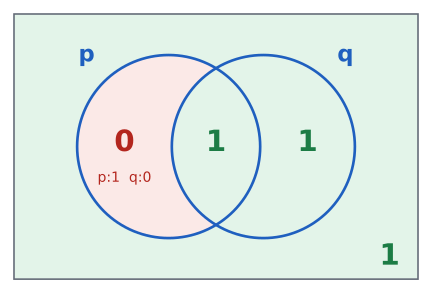

Source code (Python):
import sys; sys.path.insert(0, "tools")
from cizim import *
from matplotlib.path import Path

# p ⇒ q ≡ p' ∨ q: yalnızca "p var, q yok" bölgesi yanlış (0), geri kalan her yer doğru (1).
fig, ax = sekil(5.6, 3.9)
ax.axis("off"); ax.set_aspect("equal")
ax.add_patch(patches.Rectangle((-3.2, -2.1), 6.4, 4.2, facecolor=YESIL_ACIK, edgecolor=SOLUK, lw=1.2))
cp, cq, r = (-0.75, 0), (0.75, 0), 1.45
# yalnız p bölgesi: p dairesi, q dairesi dışarıda kalacak şekilde kırmızıya boyanır
ax.add_patch(patches.Circle(cp, r, facecolor=KIRMIZI_ACIK, edgecolor="none"))
ax.add_patch(patches.Circle(cq, r, facecolor=YESIL_ACIK, edgecolor="none"))
ax.add_patch(patches.Circle(cp, r, facecolor="none", edgecolor=MAVI, lw=2))
ax.add_patch(patches.Circle(cq, r, facecolor="none", edgecolor=MAVI, lw=2))
ax.text(-2.05, 1.35, "p", fontsize=17, color=MAVI, fontweight="bold", ha="center")
ax.text(2.05, 1.35, "q", fontsize=17, color=MAVI, fontweight="bold", ha="center")
ax.text(-1.45, 0.05, "0", fontsize=22, color=KIRMIZI, fontweight="bold", ha="center", va="center")
ax.text(-1.45, -0.5, "p:1  q:0", fontsize=10.5, color=KIRMIZI, ha="center", va="center")
ax.text(0, 0.05, "1", fontsize=22, color=YESIL, fontweight="bold", ha="center", va="center")
ax.text(1.45, 0.05, "1", fontsize=22, color=YESIL, fontweight="bold", ha="center", va="center")
ax.text(2.75, -1.75, "1", fontsize=22, color=YESIL, fontweight="bold", ha="center", va="center")
ax.set_xlim(-3.3, 3.3); ax.set_ylim(-2.2, 2.2)
kaydet(fig, __file__)
